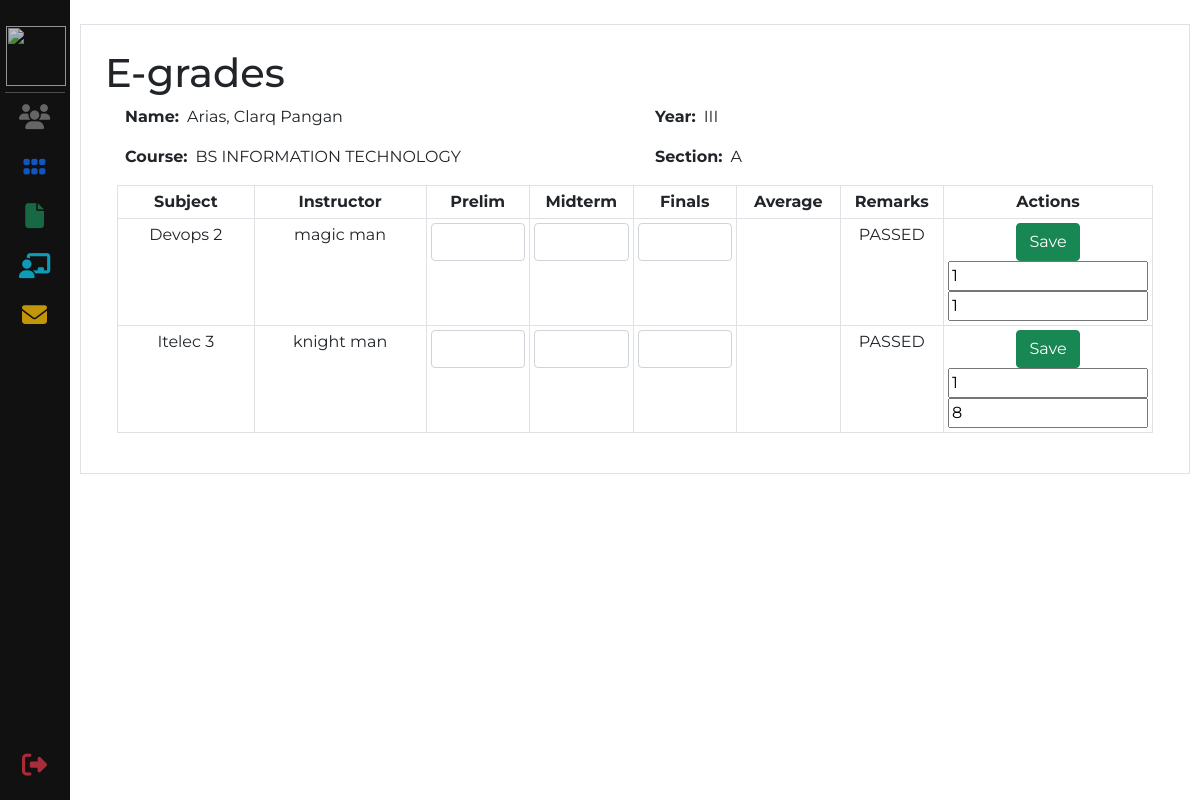
/admin-files/viewGrades.php?sID=1 (signed in), run on an earlier commit of the app's database.
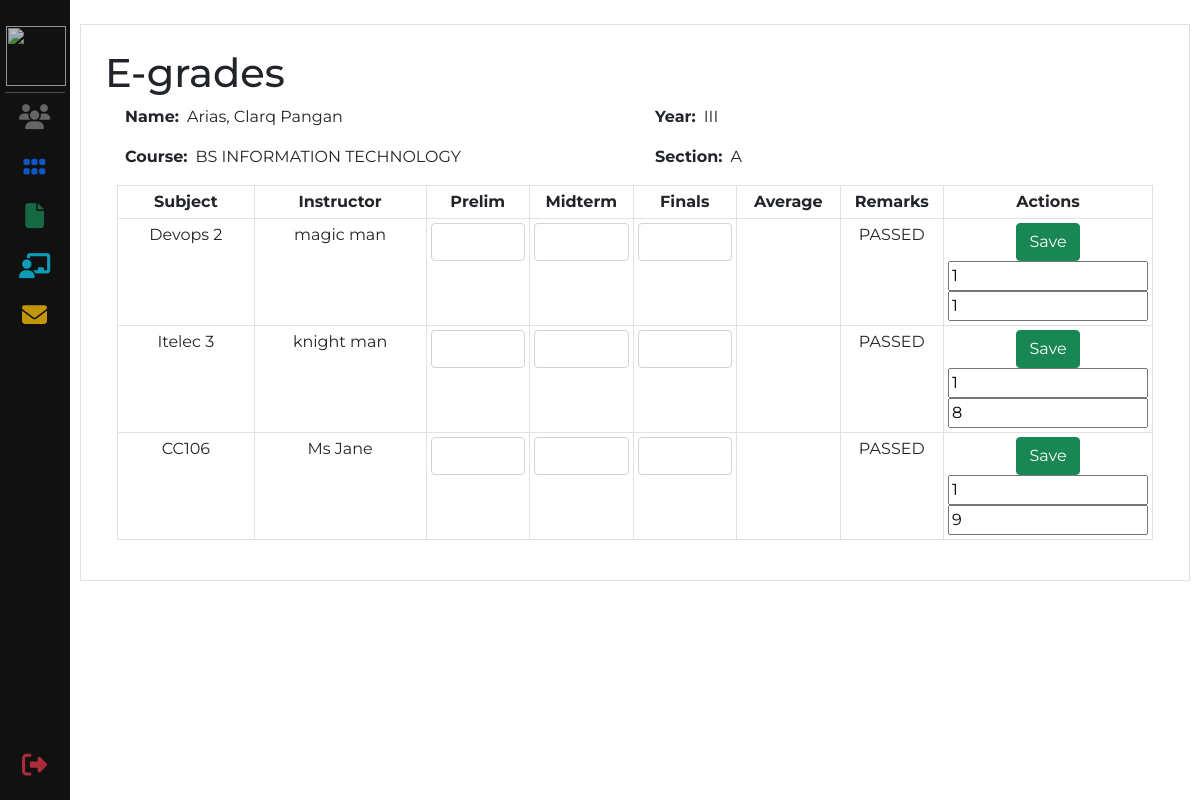
And on a later commit of the database.
### tables this page shows
CREATE TABLE `tbl_student` (
  `studentID` int(255) NOT NULL,
  `username` varchar(200) NOT NULL,
  `password` varchar(200) NOT NULL,
  `section` varchar(200) DEFAULT NULL,
  `year` varchar(50) NOT NULL,
  `courseID` int(200) NOT NULL,
  `appointmentID` int(200) NOT NULL,
  `statusID` int(200) NOT NULL
);

CREATE TABLE `tbl_student_info` (
  `student_infoID` int(255) NOT NULL,
  `studentID` int(200) NOT NULL,
  `email` varchar(200) NOT NULL,
  `fName` varchar(200) NOT NULL,
  `lName` varchar(200) NOT NULL,
  `mName` varchar(50) NOT NULL,
  `sex` varchar(200) NOT NULL,
  `bday` date NOT NULL,
  `homeAddress` varchar(200) NOT NULL,
  `phoneNo.` bigint(200) NOT NULL,
  `guardianName` varchar(200) NOT NULL,
  `guardianPhoneNo` bigint(200) NOT NULL,
  `guardianAddress` varchar(200) NOT NULL,
  `elementary` varchar(200) NOT NULL,
  `elementaryYear` int(100) NOT NULL,
  `juniorHigh` varchar(200) NOT NULL,
  `juniorHighYear` int(100) NOT NULL,
  `seniorHigh` varchar(200) NOT NULL,
  `seniorHighYear` int(100) NOT NULL
);

CREATE TABLE `tbl_course` (
  `courseID` int(255) NOT NULL,
  `courseName` varchar(200) NOT NULL
);

CREATE TABLE `tbl_subject` (
  `subjectID` int(255) NOT NULL,
  `subjectName` varchar(200) NOT NULL,
  `courseID` int(255) NOT NULL,
  `instructor` varchar(200) NOT NULL,
  `year` varchar(50) NOT NULL,
  `hours` int(50) NOT NULL
);

### admin-files/viewGrades.php (the view, shortened to what the changed rows need)
<?php include 'admin-includes/header.php'; ?>
<?php
if (isset($_GET['sID'])) {
    $GET_studentID = $_GET['sID'];
    $class_studentSql = "SELECT *
                        FROM tbl_student
                        INNER JOIN tbl_course ON tbl_student.courseID = tbl_course.courseID
                        INNER JOIN tbl_status ON tbl_status.statusID = tbl_student.statusID
                        INNER JOIN tbl_student_info ON tbl_student.studentID = tbl_student_info.studentID
                        WHERE tbl_student.studentID = $GET_studentID";
    $result = $conn->query($class_studentSql);
?>
    <div class="main">
        <div class="container-fluid border my-4 p-4">
            <h1>E-grades</h1>
            <div class="container">
                <?php while ($row = $result->fetch_assoc()) {
                ?>
                    <div class="row">
                        <div class="col">
                            <div class="d-flex flex-row">
                                <p class="fw-bold px-2">Name:</p>
                                <p class="text-capitalize"> <?= $row['lName'] . ', ' . $row['fName'] . ' ' . $row['mName'] ?></p>
                            </div>
                            <div class="d-flex flex-row">
                                <p class="fw-bold px-2">Course:</p>
                                <p class="text-uppercase"><?= $row['courseName'] ?></p>
                            </div>
                        </div>
                        <div class="col">
                            <div class="d-flex flex-row">
                                <p class="fw-bold px-2">Year:</p>
                                <p class="text-uppercase"> <?= $row['year'] ?> </p>
                            </div>
                            <div class="d-flex flex-row">
                                <p class="fw-bold px-2">Section:</p>
                                <p class="text-uppercase"> <?= $row['section'] ?> </p>
                            </div>
                        </div>
                    </div>
                    <div class="table-responsive">
                        <form action="../config/grades_ctrl.php" method="post">
                            <table class="table table-sm table-bordered table-hover">
                                <thead>
                                    <tr class="text-center">
                                        <th>Subject</th>
                                        <th>Instructor</th>
                                        <th style="width: 10%;">Prelim</th>
                                        <th style="width: 10%;">Midterm</th>
                                        <th style="width: 10%;">Finals</th>
                                        <th style="width: 10%;">Average</th>
                                        <th style="width: 10%;">Remarks</th>
                                        <th style="width: 10%;">Actions</th>
                                    </tr>
                                </thead>
                                <tbody>
                                    <?php
                                    $studentCourseID = $row['courseID'];
                                    $studentYear = $row['year'];
                                    $sql_subject = "SELECT * FROM tbl_subject WHERE courseID = '$studentCourseID' AND year = '$studentYear'";
                                    $resultSubjects = $conn->query($sql_subject);
                                    while ($row2 = $resultSubjects->fetch_assoc()) { ?>
                                        <tr class="text-center">
                                            <td><?= $row2['subjectName'] ?></td>
                                            <td><?= $row2['instructor'] ?></td>
                                                <td> <input type="number" class="form-control" name="prelims"  id=""> </td>
                                                <td> <input type="number" class="form-control" name="midterm" id=""> </td>
                                                <td> <input type="number" class="form-control" name="finals" id=""> </td>
                                            <td><input type="number" class="form-control-plaintext" name="" id=""></td>
                                            <td>
                                                <p class="text-uppercase">passed</p>
                                            </td>
                                            <td>
                                                <button class="btn btn-success" type="submit" name="btn_save_grades">Save</button>
                                                <input type="text" name="studentID" id="" value="<?= $row['studentID'] ?>">
                                                <input type="text" name="subjectID" id="" value="<?= $row2['subjectID'] ?>">
                                            </td>
                                        </tr>
                                    <?php } ?>
                                </tbody>
                            </table>
                        </form>
                    </div>
            </div>
    <?php }
            } ?>
        </div>
    </div>
    <?php include 'admin-includes/footer.php'; ?>

What changed in the data, as far as the page shows it:
added tbl_subject: subjectName "CC106", instructor "Ms Jane", $row['studentID'] "1", subjectID "9"
